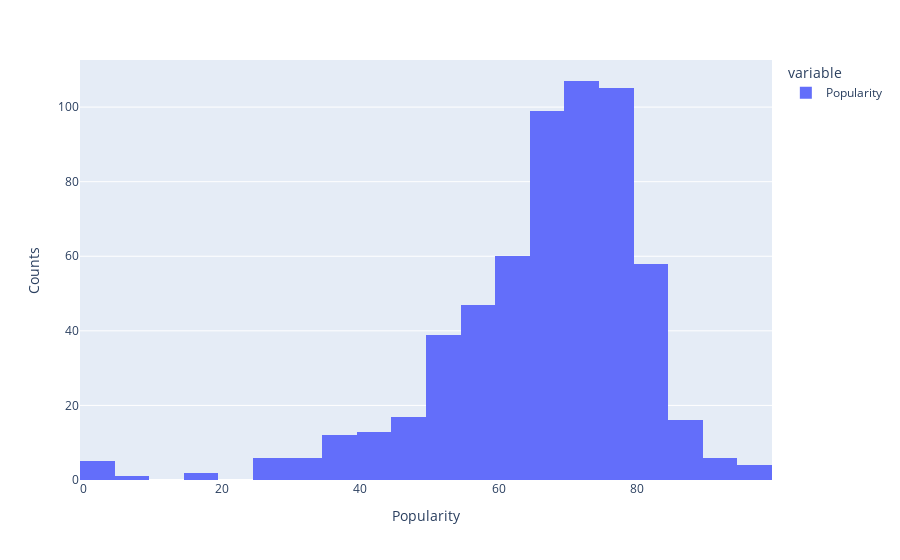

Write notebook code for a chart like this one.
### Code cell
#Popularity of songs distribution
#Determine which measure of central tendency is most appropriate to describe GENRE popularity
print("Popularity Mean: ", spotify_df["Popularity"].mean())
print("Popularity Median: ", spotify_df["Popularity"].median())
print("Popularity Mode: ", spotify_df["Popularity"].mode())

fig = px.histogram(spotify_df["Popularity"])
fig.update_layout(xaxis_title="Popularity", yaxis_title="Counts")
fig.show()

### Figure 1 — Plotly figure (JSON) as saved in the notebook; plotly's stock layout.template omitted (floating-point values rounded to 4 significant figures; data arrays with more than 128 entries replaced by an {"elided": "..."} marker saying what was removed)
{"data": [{"alignmentgroup": "True", "bingroup": "x", "hovertemplate": "variable=Popularity<br>value=%{x}<br>count=%{y}<extra></extra>", "legendgroup": "Popularity", "marker": {"color": "#636efa"}, "name": "Popularity", "offsetgroup": "Popularity", "orientation": "v", "showlegend": true, "type": "histogram", "x": {"elided": "603 int values"}, "xaxis": "x", "yaxis": "y"}], "layout": {"barmode": "relative", "legend": {"title": {"text": "variable"}, "tracegroupgap": 0}, "margin": {"t": 60}, "xaxis": {"anchor": "y", "domain": [0, 1], "title": {"text": "Popularity"}}, "yaxis": {"anchor": "x", "domain": [0, 1], "title": {"text": "Counts"}}}}
